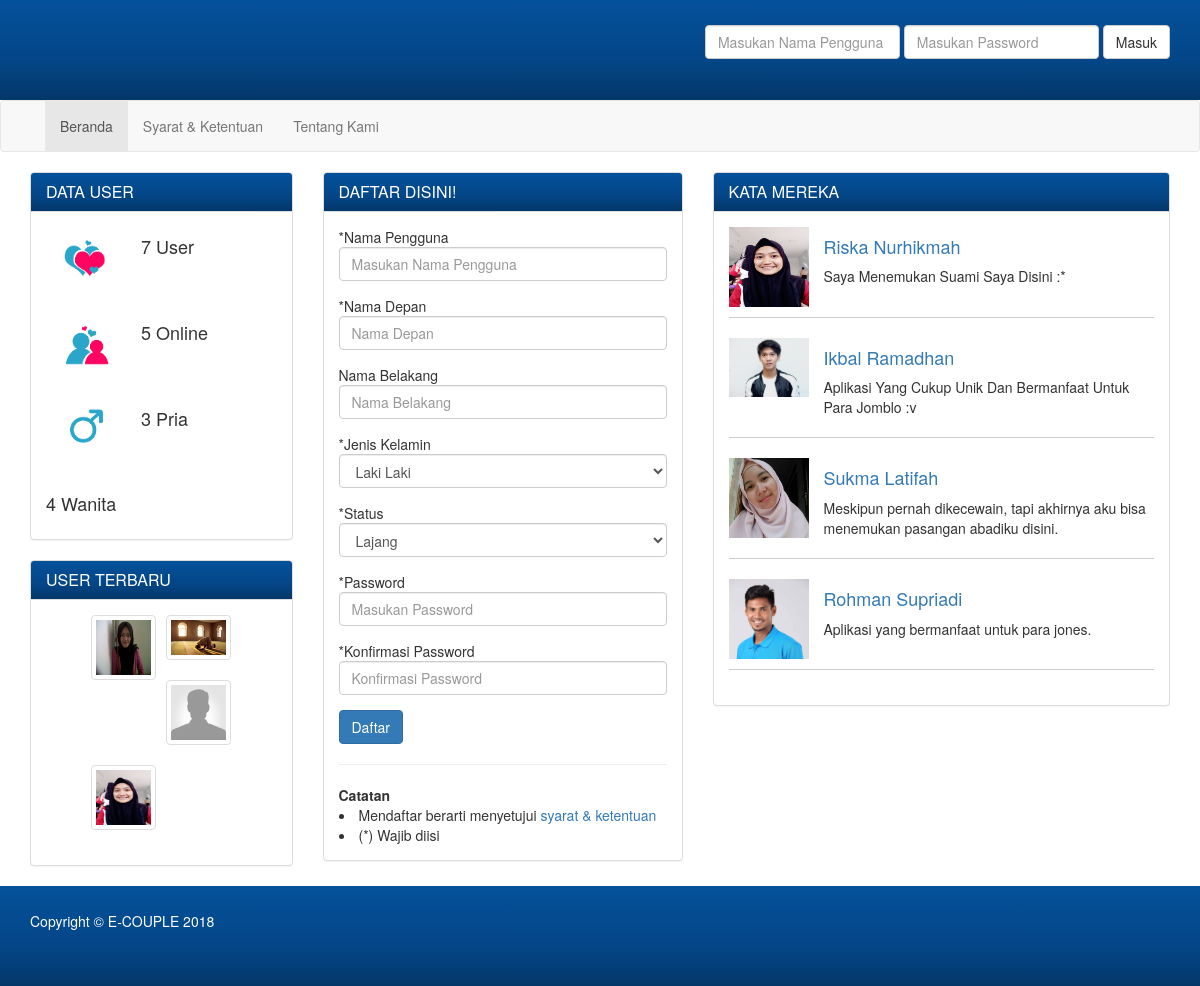
The page / on the database its author committed.
### tables this page shows
CREATE TABLE `user` (
  `id` int(11) NOT NULL AUTO_INCREMENT,
  `username` varchar(255) DEFAULT NULL,
  `password` varchar(255) DEFAULT NULL,
  `online` int(11) NOT NULL DEFAULT '1',
  `level` varchar(10) DEFAULT NULL,
  PRIMARY KEY (`id`)
);

CREATE TABLE `akun` (
  `idakun` int(11) NOT NULL AUTO_INCREMENT,
  `username` varchar(35) NOT NULL,
  `namadepan` varchar(50) DEFAULT NULL,
  `namabelakang` varchar(50) DEFAULT NULL,
  `foto` varchar(255) DEFAULT NULL,
  `jeniskelamin` varchar(255) DEFAULT NULL,
  `tempatlahir` varchar(255) NOT NULL DEFAULT '',
  `tanggallahir` date NOT NULL DEFAULT '0000-00-00',
  `goldarah` varchar(255) DEFAULT NULL,
  `alamat` varchar(255) DEFAULT NULL,
  `kota` varchar(255) DEFAULT NULL,
  `provinsi` varchar(255) DEFAULT NULL,
  `hobi` varchar(50) DEFAULT NULL,
  `status` varchar(50) DEFAULT NULL,
  `pendidikanterakhir` varchar(20) DEFAULT NULL,
  `bio` text,
  PRIMARY KEY (`idakun`)
);

### section.php (the view, shortened to what this page needs)
<?php
    include_once('setting/koneksi.php');
    $user       = mysqli_query($db, "select * from user a inner join akun b on a.username = b.username where a.username != 'admin' ");
    $user_online= mysqli_query($db, "select * from user where online = 1 and username != 'admin'");
    $user_pria  = mysqli_query($db, "select * from user a inner join akun b on a.username = b.username where jeniskelamin = 'L' and a.username != 'admin'");
    $user_wanita= mysqli_query($db, "select * from user a inner join akun b on a.username = b.username where jeniskelamin = 'P' and a.username != 'admin'");
    $jumlah = $user->num_rows;
    $online = $user_online->num_rows;
    $pria = $user_pria->num_rows;
    $wanita = $user_wanita->num_rows;
?>
      <div class="container">
        <div class="row">
          <div class="col-md-3">
            <div class="panel panel-default groups">
              <div class="panel-heading">
                <h3 class="panel-title">DATA USER</h3>
              </div>
              <form  action="setting/function/proses_cari.php" method="get">
              <div class="panel-body">
                  <img src="img/status.png" alt="">
                  <h4><?php echo $jumlah ?> User</h4>
              </div>
               <div class="panel-body">
                  <img src="img/memberonline.png" alt="">
                  <h4><?php echo $online ?> Online</h4>
              </div>
               <div class="panel-body">
                  <img src="img/men.png" alt="">
                  <h4><?php echo $pria ?> Pria</h4>
              </div>
               <div class="panel-body">
                  <h4><?php echo $wanita ?> Wanita</h4>
              </div>
            </form>
          </div>
          <div class="panel panel-default friends">
              <div class="panel-heading">
                <h3 class="panel-title">USER TERBARU</h3>
              </div>
              <div class="panel-body">
                <ul>
                <?php
                    include_once('setting/koneksi.php');
                    $new   = mysqli_query($db,"select * from user a inner join akun b on a.username = b.username
                      order by a.username desc limit 4");
                    while($new2 = mysqli_fetch_array($new)):
                    $ff = $new2['foto'];
                ?>
                  <li><a href="#" class="thumbnail"><?php
                      if($ff != '')
                      {
                       echo"<img src='img/profil/$ff' alt='foto profil' width='120px'  height='120px'>";
                      }
                      else
                      {
                        echo"<img src='img/profil/user.png' alt='foto profil' width='100%'  height='100%'>";
                      }
                  ?></a></li>
                <?php
                  endwhile;
                ?>
                </ul>
                <div class="clearfix"></div>
              </div>
            </div>
        </div>
        <div class="col-md-4">
            <div class="panel panel-default">
              <div class="panel-heading">
                <h3 class="panel-title">DAFTAR DISINI!</h3>
              </div>
              <div class="panel-body">
                <form action="setting/function/proses_tambah_user.php" method="post">
                  <div class="form-group">
                    *Nama Pengguna<input type="text" class="form-control" id="exampleInputEmail3" name="username" placeholder="Masukan Nama Pengguna" required>
                  </div>
                  <div class="form-group">
                    *Nama Depan<input type="text" class="form-control" id="exampleInputEmail3" name="namadepan" placeholder="Nama Depan" required>
                  </div>
                  <div class="form-group">
                    Nama Belakang<input type="text" class="form-control" id="exampleInputEmail3" name="namabelakang" placeholder="Nama Belakang" >
                  </div>
                  <div class="form-group">
                   *Jenis Kelamin <select name="jk" class="form-control">
                      <option value="L">Laki Laki</option>
                   </select>
                  </div>
                  <div class="form-group">
                   *Status <select name="status" class="form-control">
                      <option value="Lajang">Lajang</option>
                   </select>
                  </div>
                  <div class="form-group">
                    *Password<input type="password" class="form-control" id="exampleInputEmail3" name="password" placeholder="Masukan Password" required>
                  </div>
                   <div class="form-group">
                    *Konfirmasi Password<input type="password" class="form-control" id="exampleInputEmail3" name="konfirpassword" placeholder="Konfirmasi Password" required>
                  </div>
                  <button type="submit" class="btn btn-primary" name="daftar">Daftar</button>
                  <hr>
                  <div class="pull-left">
                    <b>Catatan</b> <br>
                    <li>Mendaftar berarti menyetujui <a href="#" data-toggle="modal" data-target="#myModal">syarat & ketentuan</a></li>
                    <li>(*) Wajib diisi</li>
                  </div>
                </form>
              </div>
            </div>
          </div>
          <div class="col-md-5">
            <div class="panel panel-default groups">
              <div class="panel-heading">
                <h3 class="panel-title">KATA MEREKA </h3>
              </div>
              <div class="panel-body">
                <div class="group-item">
                  <img src="img/adela.png" alt="">
                  <h4><a href="#" class="">Riska Nurhikmah</a></h4>
                  <p>Saya Menemukan Suami Saya Disini :*</p>
                </div>
                <div class="group-item">
                  <img src="img/wkwk.jpg" alt="">
                  <h4><a href="#" class="">Ikbal Ramadhan</a></h4>
                  <p>Aplikasi Yang Cukup Unik Dan Bermanfaat Untuk Para Jomblo :v</p>
                </div>
                <div class="group-item">
                  <img src="img/sukma.jpg" alt="">
                  <h4><a href="#" class="">Sukma Latifah</a></h4>
                  <p>Meskipun pernah dikecewain, tapi akhirnya aku bisa menemukan pasangan abadiku disini.</p>
                </div>
                <div class="group-item">
                  <img src="img/rahman.jpg" alt="">
                  <h4><a href="#" class="">Rohman Supriadi</a></h4>
                  <p>Aplikasi yang bermanfaat untuk para jones.</p>
                </div>
              </div>
            </div>
          </div>
        </div>
      </div>

### css/style.css (style rules this page uses)
.panel-heading { background-image: linear-gradient(#04519b, #044687 60%, #033769); color: #fff !important; }
.friends li { list-style: none; padding:0 5px; display:inline; float:left; }
.friends img { width: 55px; }
.groups img { width:80px; float:left; margin-right: 15px; }
.group-item { padding-bottom: 10px; margin-bottom: 20px; border-bottom: 1px solid #ccc; overflow: auto; }

### rows shown on the page
user: akun.foto (picture)
user: akun.foto (picture)
user: akun.foto (placeholder picture)
user: akun.foto (picture)

### other values the page prints
$jumlah "7"
$online "5"
$pria "3"
$wanita "4"
